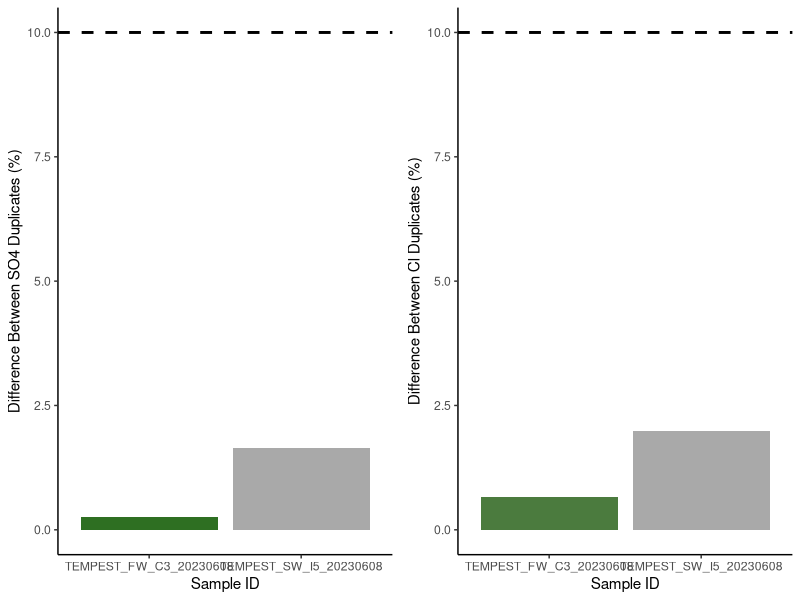
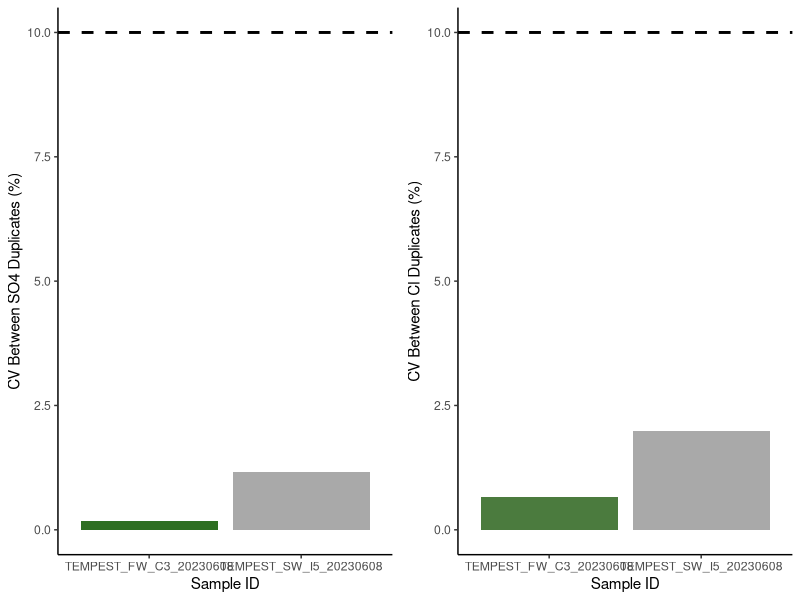
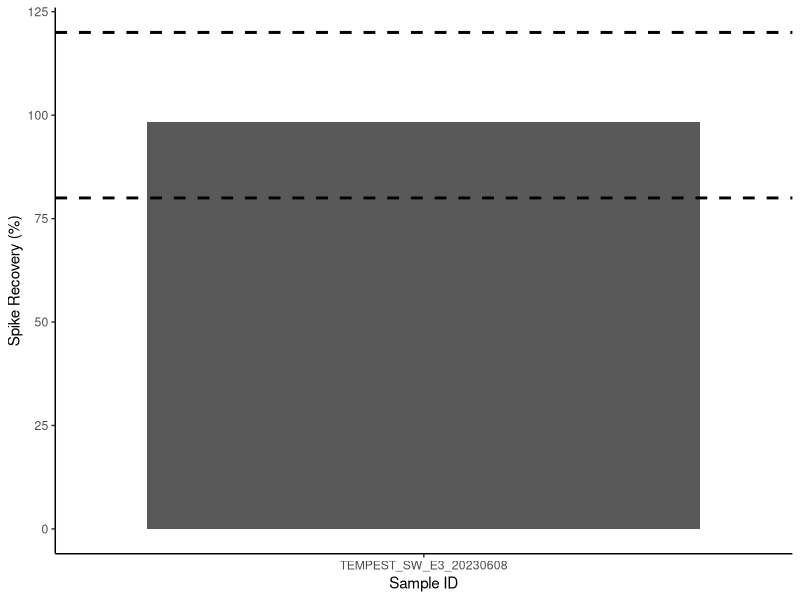
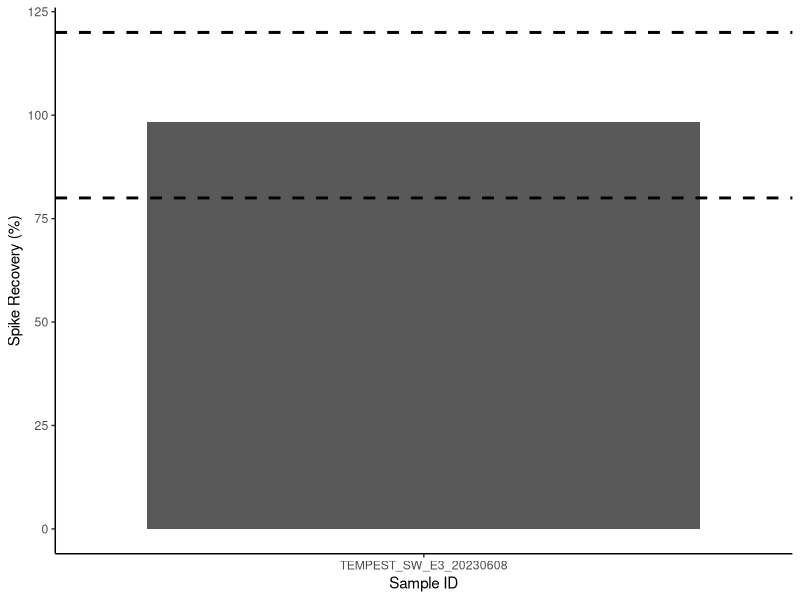

These figures' R source, in order: (Note: this script raises an error after producing the figures.)
## ---- chunk 1
knitr::opts_chunk$set(echo = TRUE)

## Load data.table package
library(data.table)
library(ggplot2)
library(dplyr)
library(data.table)
library(matrixStats)
library(gridExtra)
library(ggpubr)
library(grid)
library(stringr)
## ---- chunk 2

# SULFATE DATA: 

## Read in raw data file from Dionex - copied and saved as a txt
Sdat <- read.table("Raw Data/COMPASS_TEMPEST_20230609_SO4.txt",sep='\t' , header=T, skip=3)
head(Sdat)

## Only keep the columns that we need 
Sdat <- Sdat[ ,c(2,5,7)] # dont need this here 
head(Sdat)

## Name the columns correctly 
colnames(Sdat) <- c( "Sample_ID", "SO4_ppm", "SO4_Area")
Sdat$Sample_ID <- as.factor(Sdat$Sample_ID)
Sdat$SO4_ppm <- as.numeric(Sdat$SO4_ppm)
Sdat$SO4_Area <- as.numeric(Sdat$SO4_Area)
Sdat <- as.data.frame(Sdat)
head(Sdat)

#Chloride data 
## Read in raw data file from Dionex - copied and saved as a txt
Cldat <- read.table("Raw Data/COMPASS_TEMPEST_20230609_Cl.txt",sep='\t' , header=T, skip=3)
head(Cldat)

## Only keep the columns that we need 
Cldat <- Cldat[ ,c(2,5,7)]
head(Cldat)

## Name the columns correctly 
colnames(Cldat) <- c( "Sample_ID", "Cl_ppm", "Cl_Area")
Cldat$Sample_ID <- as.factor(Cldat$Sample_ID)
Cldat$Cl_ppm <- as.numeric(Cldat$Cl_ppm)
Cldat$Cl_Area <- as.numeric(Cldat$Cl_Area)
Cldat <- as.data.frame(Cldat)
head(Cldat) 


## Bring the data back together: 
all_dat <- merge(Sdat, Cldat, by="Sample_ID")
head(all_dat)

## Remove empty lines 
all_dat <- all_dat[!(is.na(all_dat$Sample_ID) | all_dat$Sample_ID==""), ]
head(all_dat)

all_dat <- droplevels(all_dat[!all_dat$Sample_ID == 'Lab Blank',])
head(all_dat)

all_dat[is.na(all_dat)] <- 0

## ---- chunk 3
stds <- all_dat[grepl("Standard", all_dat$Sample_ID),]
head(stds)

stds_chk_S <- stds %>%
	group_by(Sample_ID) %>%
	summarise(mean = mean(SO4_ppm), sd = sd(SO4_ppm))
stds_chk_S$cv <- (stds_chk_S$sd/stds_chk_S$mean)*100
stds_chk_S$flag <-  ifelse(stds_chk_S$cv <2, 'YES', 'NO, rerun')
head(stds_chk_S)

stds_chk_Cl <- stds %>%
	group_by(Sample_ID) %>%
	summarise(mean = mean(Cl_ppm), sd = sd(Cl_ppm))
stds_chk_Cl$cv <- (stds_chk_Cl$sd/stds_chk_Cl$mean)*100
stds_chk_Cl$flag <-  ifelse(stds_chk_Cl$cv <2, 'YES', 'NO, rerun')
head(stds_chk_Cl)

lmS <- lm(stds$SO4_Area ~ stds$SO4_ppm)
SO4_sum <- summary(lmS)
SO4_Slope <- SO4_sum$coefficients[2, 1] 
SO4_Int <- SO4_sum$coefficients[1, 1] 


lmCl <- lm(stds$Cl_Area ~ stds$Cl_ppm)
Cl_sum <- summary(lmCl)
Cl_Slope <- Cl_sum$coefficients[2, 1] 
Cl_Int <- Cl_sum$coefficients[1, 1] 

## ---- chunk 4
#remove standards from sample dataframe
sampledat <- all_dat[!grepl("Standard", all_dat$Sample_ID),]
head(sampledat)

# Constants needed for calculations: 
clmw <- 35.45     #molecular weight of Chloride: 35.45 
smw <- 32.06      #molecular weight of sulfur: 32.06


# Convert ppm to mmol/L
sampledat$SO4_mM <- (sampledat$SO4_ppm / smw)
sampledat$Cl_mM <- (sampledat$Cl_ppm / clmw)


# Calculate Salinity 
# calculated using the Knudsen equation 
# Salinity = 0.03 + 1.8050 * Chlorinity
# Ref: A Practical Handbook of Seawater Analysis by Strickland & Parsons (P. 11)
# =((1.807*Cl_ppm)+0.026)/1000
sampledat$salinity <- ((1.8070 * sampledat$Cl_ppm) + 0.026) / 1000


head(sampledat)
## ---- chunk 5
#Show me the data that we have from the calculations 
head(sampledat)

#pull out any rows that have "dup" in the SampleID column
dups <- sampledat %>%  
  filter(str_detect(Sample_ID, "_dup"))      #have to change this to match data
head(dups)

#remove these from sample dataframe in a new dataframe
sampledat2 <- sampledat %>%  
  filter(!str_detect(Sample_ID, "_dup")) %>%  
  filter(!str_detect(Sample_ID, "_spk")) 
head(sampledat2)

#remove the dup from these IDs so we will have duplicate sample names
dups$Sample_ID<-gsub("_dup","",as.character(dups$Sample_ID))
dups <- dups[ ,-c(2:5)]
colnames(dups) <- c('Sample_ID', 'SO4_mM_dup', "Cl_mM_dup", "salinity_dup")
head(dups)

#put it back together with the old data set and look for duplicates 
QAdups <- merge(sampledat2, dups)
head(QAdups)

QAdups$SO4_dups_chk <- ((abs(QAdups$SO4_mM-QAdups$SO4_mM_dup))/((QAdups$SO4_mM+QAdups$SO4_mM_dup)/2))*100
QAdups$SO4_dups_flag <-  ifelse(QAdups$SO4_dups_chk <10, 'YES', 'NO, rerun')

QAdups$Cl_dups_chk <- ((abs(QAdups$Cl_mM-QAdups$Cl_mM_dup))/((QAdups$Cl_mM+QAdups$Cl_mM_dup)/2))*100
QAdups$Cl_dups_flag <-  ifelse(QAdups$Cl_dups_chk <10, 'YES', 'NO, rerun')

head(QAdups)

#plot dups output as a bar graph to easily check - want any over 10% to be red need to work on this 
Sdupsbar <- ggplot(data = QAdups, aes(x = Sample_ID, y = SO4_dups_chk, fill=SO4_dups_chk)) +
       geom_bar(stat = 'identity') + 
        scale_fill_gradient2(low='darkgreen', mid='darkgreen', high='darkgrey', space='Lab') + 
        theme_classic() + labs(x= "Sample ID", y="Difference Between SO4 Duplicates (%)") + 
        theme(legend.position="none") +  geom_hline(yintercept=10, linetype="dashed", 
                color = "black", size=1)


Cldupsbar <- ggplot(data = QAdups, aes(x = Sample_ID, y = Cl_dups_chk, fill=Cl_dups_chk)) +
       geom_bar(stat = 'identity') + 
        scale_fill_gradient2(low='darkgreen', mid='darkgreen', high='darkgrey', space='Lab') + 
        theme_classic() + labs(x= "Sample ID", y="Difference Between Cl Duplicates (%)") + 
        theme(legend.position="none") +  geom_hline(yintercept=10, linetype="dashed", 
                color = "black", size=1)

ggarrange(Sdupsbar, Cldupsbar,ncol=2, nrow=1)

#check for percent of no, reruns to see if it  would warrant reruns 
Perc_dups <- QAdups %>% 
  group_by(SO4_dups_flag) %>%
  summarise(S_no_rows = length(SO4_dups_flag)) 
Perc_dups1 <- QAdups %>% 
  group_by(Cl_dups_flag) %>%
  summarise(Cl_no_rows = length(Cl_dups_flag))
colnames(Perc_dups) <- c("Flag", "S_no_rows")
colnames(Perc_dups1) <- c("Flag", "Cl_no_rows")
Perc_dups2 <- cbind(Perc_dups, Perc_dups1)

Perc_dups2$Total <- length(QAdups$SO4_dups_flag)
Perc_dups2$S_Percent <- (Perc_dups2$S_no_rows / Perc_dups2$Total)*100
Perc_dups2$Cl_Percent <- (Perc_dups2$Cl_no_rows / Perc_dups2$Total)*100
head(Perc_dups2)


## ---- chunk 6
#the cv 
# calculate the sd bewteen the two duplicates then divide by the mean and multiply by 100 

df2 <- as.data.frame(QAdups$SO4_mM)
df2$dups <- QAdups$SO4_mM_dup

df2$sds <- apply(df2,1,sd)

QAdups$SO4_dups_cv <- (df2$sds)/((QAdups$SO4_mM+QAdups$SO4_mM_dup)/2) * 100
QAdups$SO4_dups_cv_flag <-  ifelse(QAdups$SO4_dups_cv <11, 'YES', 'NO, rerun')

head(QAdups)

#plot dups output as a bar graph to easily check - want any over 10% to be red need to work on this 
Sdupsbar <- ggplot(data = QAdups, aes(x = Sample_ID, y = SO4_dups_cv, fill=SO4_dups_chk)) +
       geom_bar(stat = 'identity') + 
        scale_fill_gradient2(low='darkgreen', mid='darkgreen', high='darkgrey', space='Lab') + 
        theme_classic() + labs(x= "Sample ID", y="CV Between SO4 Duplicates (%)") + 
        theme(legend.position="none") +  geom_hline(yintercept=10, linetype="dashed", 
                color = "black", size=1)


Cldupsbar <- ggplot(data = QAdups, aes(x = Sample_ID, y = Cl_dups_chk, fill=Cl_dups_chk)) +
       geom_bar(stat = 'identity') + 
        scale_fill_gradient2(low='darkgreen', mid='darkgreen', high='darkgrey', space='Lab') + 
        theme_classic() + labs(x= "Sample ID", y="CV Between Cl Duplicates (%)") + 
        theme(legend.position="none") +  geom_hline(yintercept=10, linetype="dashed", 
                color = "black", size=1)

ggarrange(Sdupsbar, Cldupsbar,ncol=2, nrow=1)

#check for percent of no, reruns to see if it  would warrant reruns 
Perc_dups <- QAdups %>% 
  group_by(SO4_dups_flag) %>%
  summarise(S_no_rows = length(SO4_dups_flag)) 
Perc_dups1 <- QAdups %>% 
  group_by(Cl_dups_flag) %>%
  summarise(Cl_no_rows = length(Cl_dups_flag))
colnames(Perc_dups) <- c("Flag", "S_no_rows")
colnames(Perc_dups1) <- c("Flag", "Cl_no_rows")
Perc_dups2 <- cbind(Perc_dups, Perc_dups1)

Perc_dups2$Total <- length(QAdups$SO4_dups_flag)
Perc_dups2$S_Percent <- (Perc_dups2$S_no_rows / Perc_dups2$Total)*100
Perc_dups2$Cl_Percent <- (Perc_dups2$Cl_no_rows / Perc_dups2$Total)*100
head(Perc_dups2)


## ---- chunk 7
##Merge sample data with dilution data
Dilutions <- read.csv("Raw Data/TMP 2023 Sample Dilutions from Dionex.csv")
sampledat_dils <- merge(sampledat, Dilutions, by = "Sample_ID")
unique(sampledat_dils$Dilution)

#Show me the data that we have from the calculations 
head(sampledat_dils)

#pull out any rows that have "spk" in the SampleID column
spks <- sampledat_dils %>%  
  filter(str_detect(Sample_ID, "spk"))      #have to change this to match data
head(spks)

#remove the dup from these IDs so we will have duplicate sample names
spks$Sample_ID<-gsub("_spk","",as.character(spks$Sample_ID))
spks <- spks[ ,c(1,6)]
colnames(spks) <- c('Sample_ID', 'SO4_mM_spk')
head(spks)

#put it back together with the old data set and look for duplicates 
QAspks <- merge(sampledat_dils, spks)
head(QAspks)

#now we need to calculate the spike concentration and calculate the spike recovery
spkconc <- (250/smw)    # in mM
spkvol <- 10             # in uL
spkvol <- spkvol/1000000 
#spike for these samples was 10uL of the 250mM standard
QAspks$SO4_spk_Conc <- (spkconc)*spkvol         # mmoles of SO4 
head(QAspks)

#need to determine dilution factors and initial amount of sample added
#if your samples are all the same dilution just use the first line 
#for Steph / COMPASS this depends on the site so... 
# QAspks$Dilution <- 1
# QAspks$Dilution <-  ifelse(str_detect(QAspks$Sample_ID, "TEMPEST"), 50, QAspks$Dilution)
# QAspks$Dilution <-  ifelse(str_detect(QAspks$Sample_ID, "MSM_UP"), 50, QAspks$Dilution)
# QAspks$Dilution <-  ifelse(str_detect(QAspks$Sample_ID, "MSM_TR"), 50, QAspks$Dilution)
# QAspks$Dilution <-  ifelse(str_detect(QAspks$Sample_ID, "MSM_WC"), 100, QAspks$Dilution)
# QAspks$Dilution <-  ifelse(str_detect(QAspks$Sample_ID, "GCrew_UP"), 50, QAspks$Dilution)
# QAspks$Dilution <-  ifelse(str_detect(QAspks$Sample_ID, "GCrew_TR"), 50, QAspks$Dilution)
# QAspks$Dilution <-  ifelse(str_detect(QAspks$Sample_ID, "GCrew_WC"), 100, QAspks$Dilution)
# QAspks$Dilution <-  ifelse(str_detect(QAspks$Sample_ID, "GWI_UP"), 100, QAspks$Dilution)
# QAspks$Dilution <-  ifelse(str_detect(QAspks$Sample_ID, "GWI_TR"), 100, QAspks$Dilution)
# QAspks$Dilution <-  ifelse(str_detect(QAspks$Sample_ID, "GWI_WC"), 200, QAspks$Dilution)
#QAspks$Dilution <-  ifelse(str_detect(QAspks$Sample_ID, "SWH_UP"), 100, QAspks$Dilution)
#QAspks$Dilution <-  ifelse(str_detect(QAspks$Sample_ID, "SWH_TR"), 100, QAspks$Dilution)
#QAspks$Dilution <-  ifelse(str_detect(QAspks$Sample_ID, "SWH_WC"), 100, QAspks$Dilution)

#Set Sample volumes in uL 
unique(QAspks$Dilution)

QAspks$SampleVol <- 1
QAspks$SampleVol <-  ifelse(QAspks$Dilution == 50, 1483, QAspks$SampleVol)
QAspks$SampleVol <-  ifelse(QAspks$Dilution == 56.85, 1483, QAspks$SampleVol)
QAspks$SampleVol <-  ifelse(QAspks$Dilution == 51.16, 1483, QAspks$SampleVol)
QAspks$SampleVol <-  ifelse(QAspks$Dilution == 49.27, 1483, QAspks$SampleVol)
QAspks$SampleVol <-  ifelse(QAspks$Dilution == 56.51, 1483, QAspks$SampleVol)
QAspks$SampleVol <-  ifelse(QAspks$Dilution == 5.15, 1500, QAspks$SampleVol)
QAspks$SampleVol <-  ifelse(QAspks$Dilution == 1.25, 1500, QAspks$SampleVol)
QAspks$SampleVol <-  ifelse(QAspks$Dilution == 1.1, 1500, QAspks$SampleVol)
QAspks$SampleVol <-  ifelse(QAspks$Dilution == 52.74, 1483, QAspks$SampleVol)
QAspks$SampleVol <-  ifelse(QAspks$Dilution == 1.167, 1500, QAspks$SampleVol)

# QAspks$SampleVol <-  ifelse(str_detect(QAspks$Sample_ID, "TEMPEST"), 1483, QAspks$SampleVol)
# QAspks$SampleVol <-  ifelse(str_detect(QAspks$Sample_ID, "MSM_UP"), 1501, QAspks$SampleVol)
# QAspks$SampleVol <-  ifelse(str_detect(QAspks$Sample_ID, "MSM_TR"), 1501, QAspks$SampleVol)
# QAspks$SampleVol <-  ifelse(str_detect(QAspks$Sample_ID, "MSM_WC"), 1475, QAspks$SampleVol)
# QAspks$SampleVol <-  ifelse(str_detect(QAspks$Sample_ID, "GCrew_UP"), 1501, QAspks$SampleVol)
# QAspks$SampleVol <-  ifelse(str_detect(QAspks$Sample_ID, "GCrew_TR"), 1501, QAspks$SampleVol)
# QAspks$SampleVol <-  ifelse(str_detect(QAspks$Sample_ID, "GCrew_WC"), 1475, QAspks$SampleVol)
# QAspks$SampleVol <-  ifelse(str_detect(QAspks$Sample_ID, "GWI_UP"), 1475, QAspks$SampleVol)
# QAspks$SampleVol <-  ifelse(str_detect(QAspks$Sample_ID, "GWI_TR"), 1475, QAspks$SampleVol)
# QAspks$SampleVol <-  ifelse(str_detect(QAspks$Sample_ID, "GWI_WC"), 1462, QAspks$SampleVol)
#QAspks$SampleVol <-  ifelse(str_detect(QAspks$Sample_ID, "SWH_UP"), 100, QAspks$SampleVol)
#QAspks$SampleVol <-  ifelse(str_detect(QAspks$Sample_ID, "SWH_TR"), 100, QAspks$SampleVol)
#QAspks$SampleVol <-  ifelse(str_detect(QAspks$Sample_ID, "SWH_WC"), 100, QAspks$SampleVol)

#change sample volume to L 
QAspks$SampleVol <- QAspks$SampleVol/1000000
head(QAspks)

#gives us the total SO4 in the sample in mmoles
QAspks$SO4_Total_unspkd <- (QAspks$SO4_mM/QAspks$Dilution)*(QAspks$SampleVol) 

##total SO4 in spiked sample in mmoles
QAspks$SO4_Total_spkd <- (QAspks$SO4_mM_spk/QAspks$Dilution)*(QAspks$SampleVol+spkvol) 

QAspks$SO4_expctd_spkd <-  (QAspks$SO4_Total_unspkd + QAspks$SO4_spk_Conc)
QAspks$spk_recovery <-    (QAspks$SO4_Total_spkd/QAspks$SO4_expctd_spkd)*100
QAspks$SO4_spks_flag <-  ifelse(QAspks$spk_recovery <=120 & QAspks$spk_recovery >=80 , 'YES', 'NO, rerun')  #fix 

head(QAspks)

#plot spk recoveries output as a bar graph to easily check - want any over 10% to be red need to work on this 
spksbar <- ggplot(data = QAspks, aes(x = Sample_ID, y = spk_recovery)) +
        geom_bar(stat = 'identity') + 
        scale_fill_manual(values=c("lightblue4")) + 
        theme_classic() + labs(x= "Sample ID", y="Spike Recovery (%)") + 
        theme(legend.position="none") +  
        geom_hline(yintercept=80, linetype="dashed", color = "black", size=1) + 
        geom_hline(yintercept=120, linetype="dashed", color = "black", size=1)

spksbar



#check for percent of no, reruns to see if it  would warrant reruns 
Perc_spks <- QAspks %>% 
  group_by(SO4_spks_flag) %>%
  summarise(no_rows = length(SO4_spks_flag)) 
Perc_spks$Total <- length(QAspks$SO4_spks_flag)
Perc_spks$Percent <- (Perc_spks$no_rows / Perc_spks$Total)*100
head(Perc_spks)

## ---- chunk 8
##Merge sample data with dilution data
Dilutions <- read.csv("Raw Data/TMP 2023 Sample Dilutions from Dionex.csv")
sampledat_dils <- merge(sampledat, Dilutions, by = "Sample_ID")
unique(sampledat_dils$Dilution)

#Show me the data that we have from the calculations 
head(sampledat_dils)

#now use area of all samples and calculate undilution corrected concentrations in ug/mL
sampledat_dils$SO4_ugmL <- ((sampledat_dils$SO4_Area)-SO4_Int)/SO4_Slope
sampledat_dils$Cl_ugmL <- (sampledat_dils$Cl_Area-Cl_Int)/Cl_Slope
head(sampledat_dils)

#pull out any rows that have "spk" in the SampleID column
spks <- sampledat_dils %>%  
  filter(str_detect(Sample_ID, "spk"))      #have to change this to match data
head(spks)

## Only keep the columns that we need 
spks <- spks[ ,c(1,9,10)]
head(spks)

#remove the spk from these IDs so we will have duplicate sample names
spks$Sample_ID<-gsub("_spk","",as.character(spks$Sample_ID))
colnames(spks) <- c('Sample_ID', 'Dilution', 'SO4_ugmL_spk')
head(spks)

#put it back together with the old data set and look for duplicates 
QAspks <- merge(sampledat_dils, spks)
head(QAspks)

#now we need to calculate the spike concentration and calculate the spike recovery
spkconc <- (250)    # in ug
spkvol <- 10             # in uL
spkvol <- spkvol/1000 
#spike for these samples was 10uL of the 250mM standard
QAspks$SO4_spk_Conc <- (spkconc)*spkvol         # mmoles of SO4 
head(QAspks)

#need to determine dilution factors and initial amount of sample added
#if your samples are all the same dilution just use the first line 
#for Steph / COMPASS this depends on the site so... 
#QAspks$Dilution <- 1
#QAspks$Dilution <-  ifelse(str_detect(QAspks$Sample_ID, "MSM_UP"), 50, QAspks$Dilution)
#$Dilution <-  ifelse(str_detect(QAspks$Sample_ID, "MSM_TR"), 50, QAspks$Dilution)
#QAspks$Dilution <-  ifelse(str_detect(QAspks$Sample_ID, "MSM_WC"), 100, QAspks$Dilution)
#$Dilution <-  ifelse(str_detect(QAspks$Sample_ID, "GCrew_UP"), 50, QAspks$Dilution)
#QAspks$Dilution <-  ifelse(str_detect(QAspks$Sample_ID, "GCrew_TR"), 50, QAspks$Dilution)
#QAspks$Dilution <-  ifelse(str_detect(QAspks$Sample_ID, "GCrew_WC"), 100, QAspks$Dilution)
#QAspks$Dilution <-  ifelse(str_detect(QAspks$Sample_ID, "GWI_UP"), 100, QAspks$Dilution)
#$Dilution <-  ifelse(str_detect(QAspks$Sample_ID, "GWI_TR"), 100, QAspks$Dilution)
#QAspks$Dilution <-  ifelse(str_detect(QAspks$Sample_ID, "GWI_WC"), 200, QAspks$Dilution)
#QAspks$Dilution <-  ifelse(str_detect(QAspks$Sample_ID, "SWH_UP"), 100, QAspks$Dilution)
#QAspks$Dilution <-  ifelse(str_detect(QAspks$Sample_ID, "SWH_TR"), 100, QAspks$Dilution)
#QAspks$Dilution <-  ifelse(str_detect(QAspks$Sample_ID, "SWH_WC"), 100, QAspks$Dilution)

#Set Sample volumes in uL 
QAspks$SampleVol <- 1
QAspks$SampleVol <-  ifelse(QAspks$Dilution == 50, 1483, QAspks$SampleVol)
QAspks$SampleVol <-  ifelse(QAspks$Dilution == 1.1, 1500, QAspks$SampleVol)
QAspks$SampleVol <-  ifelse(QAspks$Dilution == 5.15, 1500, QAspks$SampleVol)
QAspks$SampleVol <-  ifelse(QAspks$Dilution == 4.53, 1500, QAspks$SampleVol)
QAspks$SampleVol <-  ifelse(QAspks$Dilution == 56.51, 1483, QAspks$SampleVol)
QAspks$SampleVol <-  ifelse(QAspks$Dilution == 1.25, 1500, QAspks$SampleVol)
QAspks$SampleVol <-  ifelse(QAspks$Dilution == 1.1, 1500, QAspks$SampleVol)
QAspks$SampleVol <-  ifelse(QAspks$Dilution == 52.74, 1483, QAspks$SampleVol)
QAspks$SampleVol <-  ifelse(QAspks$Dilution == 1.167, 1500, QAspks$SampleVol)

# QAspks$SampleVol <-  ifelse(str_detect(QAspks$Sample_ID, "TEMPEST"), 1501, QAspks$SampleVol)
# QAspks$SampleVol <-  ifelse(str_detect(QAspks$Sample_ID, "MSM_UP"), 1501, QAspks$SampleVol)
# QAspks$SampleVol <-  ifelse(str_detect(QAspks$Sample_ID, "MSM_TR"), 1501, QAspks$SampleVol)
# QAspks$SampleVol <-  ifelse(str_detect(QAspks$Sample_ID, "MSM_WC"), 1475, QAspks$SampleVol)
# QAspks$SampleVol <-  ifelse(str_detect(QAspks$Sample_ID, "MSM_PPR_UP"), 1501, QAspks$SampleVol)
# QAspks$SampleVol <-  ifelse(str_detect(QAspks$Sample_ID, "MSM_PPR_TR"), 1501, QAspks$SampleVol)
# QAspks$SampleVol <-  ifelse(str_detect(QAspks$Sample_ID, "MSM_PPR_WC"), 1475, QAspks$SampleVol)
# QAspks$SampleVol <-  ifelse(str_detect(QAspks$Sample_ID, "GCrew_UP"), 1501, QAspks$SampleVol)
# QAspks$SampleVol <-  ifelse(str_detect(QAspks$Sample_ID, "GCrew_TR"), 1501, QAspks$SampleVol)
# QAspks$SampleVol <-  ifelse(str_detect(QAspks$Sample_ID, "GCrew_WC"), 1475, QAspks$SampleVol)
# QAspks$SampleVol <-  ifelse(str_detect(QAspks$Sample_ID, "GWI_UP"), 1475, QAspks$SampleVol)
# QAspks$SampleVol <-  ifelse(str_detect(QAspks$Sample_ID, "GWI_TR"), 1475, QAspks$SampleVol)
# QAspks$SampleVol <-  ifelse(str_detect(QAspks$Sample_ID, "GWI_WC"), 1462, QAspks$SampleVol)
# QAspks$SampleVol <-  ifelse(str_detect(QAspks$Sample_ID, "SWH_UP"), 100, QAspks$SampleVol)
# QAspks$SampleVol <-  ifelse(str_detect(QAspks$Sample_ID, "SWH_TR"), 100, QAspks$SampleVol)
# QAspks$SampleVol <-  ifelse(str_detect(QAspks$Sample_ID, "SWH_WC"), 100, QAspks$SampleVol)

#change sample volume to L 
QAspks$SampleVol <- QAspks$SampleVol/1000
head(QAspks)

#gives us the total SO4 in the sample in mmoles
QAspks$SO4_Total_unspkd <- QAspks$SO4_ugmL*QAspks$SampleVol

##total SO4 in spiked sample in mmoles
QAspks$SO4_Total_spkd <- (QAspks$SO4_ugmL_spk)*(QAspks$SampleVol+spkvol) 

QAspks$SO4_expctd_spkd <-  (QAspks$SO4_Total_unspkd + QAspks$SO4_spk_Conc)
QAspks$spk_recovery <-    (QAspks$SO4_Total_spkd/QAspks$SO4_expctd_spkd)*100
QAspks$SO4_spks_flag <-  ifelse(QAspks$spk_recovery <=120 & QAspks$spk_recovery >=80 , 'YES', 'NO, rerun')  #fix 

head(QAspks)

#plot spk recoveries output as a bar graph to easily check - want any over 10% to be red need to work on this 
spksbar <- ggplot(data = QAspks, aes(x = Sample_ID, y = spk_recovery)) +
        geom_bar(stat = 'identity') + 
        scale_fill_manual(values=c("lightblue4")) + 
        theme_classic() + labs(x= "Sample ID", y="Spike Recovery (%)") + 
        theme(legend.position="none") +  
        geom_hline(yintercept=80, linetype="dashed", color = "black", size=1) + 
        geom_hline(yintercept=120, linetype="dashed", color = "black", size=1)

spksbar



#check for percent of no, reruns to see if it  would warrant reruns 
Perc_spks <- QAspks %>% 
  group_by(SO4_spks_flag) %>%
  summarise(no_rows = length(SO4_spks_flag)) 
Perc_spks$Total <- length(QAspks$SO4_spks_flag)
Perc_spks$Percent <- (Perc_spks$no_rows / Perc_spks$Total)*100
head(Perc_spks)

## ---- chunk 9
#for steph <- pull out identifiers of the sample names 
#pull the sample ID and separate it by the underscores 
IDs <- data.frame(do.call('rbind', strsplit(as.character(sampledat2$Sample_ID),'_',fixed=TRUE)))
colnames(IDs) <- c("Project" , "Plot","Grid", "Date")
head(IDs)

#rejoin them to the dataframe
alldat <- cbind(IDs, sampledat2)
head(alldat)

## ---- chunk 10

write.csv(alldat, file="Processed Data/COMPASS_TEMPEST_Dionex_ClSo4_Final_20230609.csv")           #Change file name


